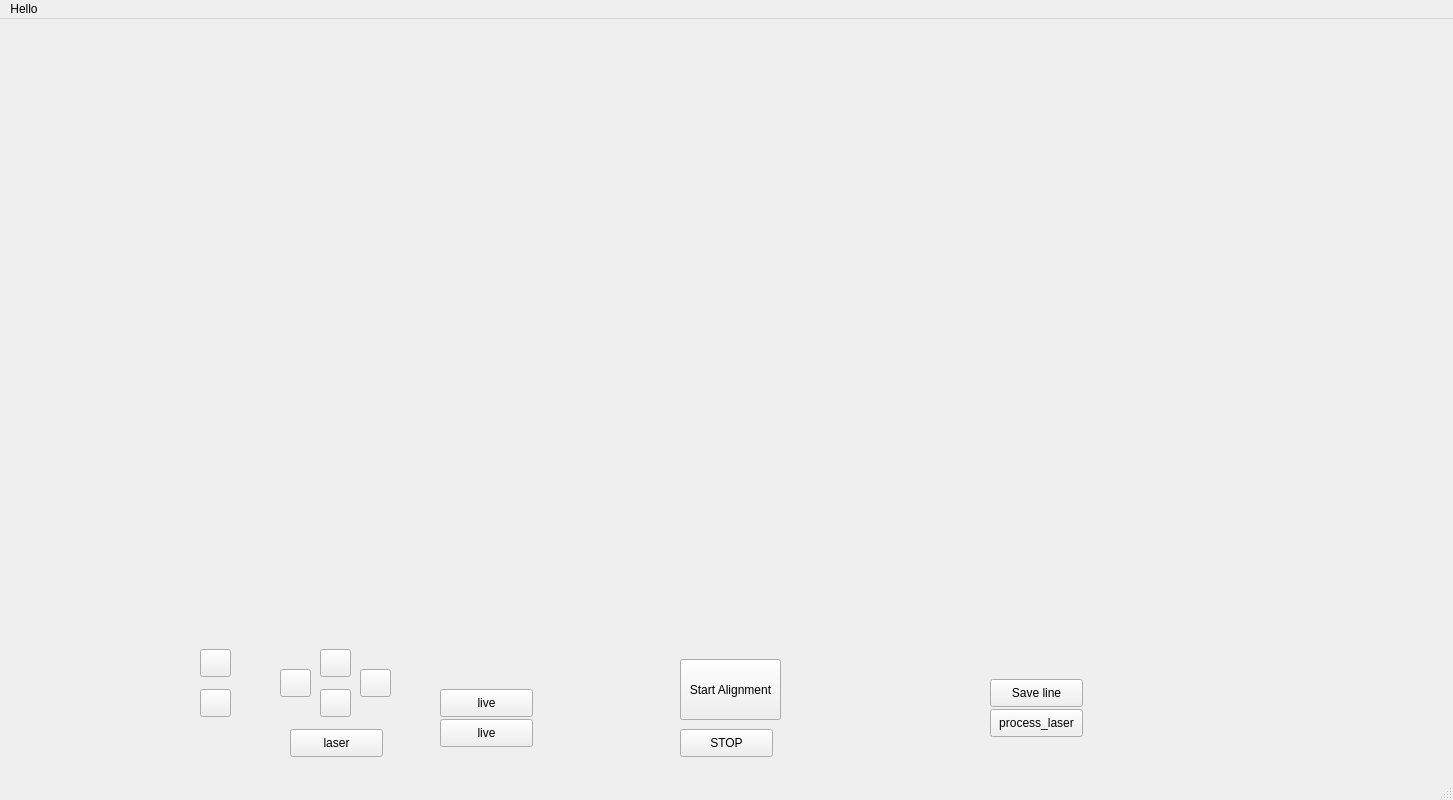
<?xml version="1.0" encoding="UTF-8"?>
<ui version="4.0">
 <class>MainWindow</class>
 <widget class="QMainWindow" name="MainWindow">
  <property name="geometry">
   <rect>
    <x>0</x>
    <y>0</y>
    <width>1453</width>
    <height>800</height>
   </rect>
  </property>
  <property name="windowTitle">
   <string>Basic Camera Feed</string>
  </property>
  <widget class="QWidget" name="centralwidget">
   <property name="layoutDirection">
    <enum>Qt::LeftToRight</enum>
   </property>
   <widget class="QWidget" name="camera_widget" native="true">
    <property name="geometry">
     <rect>
      <x>20</x>
      <y>10</y>
      <width>701</width>
      <height>611</height>
     </rect>
    </property>
    <layout class="QHBoxLayout" name="horizontalLayout"/>
   </widget>
   <widget class="QPushButton" name="start_button">
    <property name="geometry">
     <rect>
      <x>680</x>
      <y>640</y>
      <width>101</width>
      <height>61</height>
     </rect>
    </property>
    <property name="text">
     <string>Start Alignment</string>
    </property>
   </widget>
   <widget class="QWidget" name="processing_widget" native="true">
    <property name="geometry">
     <rect>
      <x>740</x>
      <y>10</y>
      <width>701</width>
      <height>611</height>
     </rect>
    </property>
    <layout class="QHBoxLayout" name="horizontalLayout_2"/>
   </widget>
   <widget class="QPushButton" name="up_button">
    <property name="geometry">
     <rect>
      <x>320</x>
      <y>630</y>
      <width>31</width>
      <height>28</height>
     </rect>
    </property>
    <property name="text">
     <string/>
    </property>
   </widget>
   <widget class="QPushButton" name="down_button">
    <property name="geometry">
     <rect>
      <x>320</x>
      <y>670</y>
      <width>31</width>
      <height>28</height>
     </rect>
    </property>
    <property name="text">
     <string/>
    </property>
   </widget>
   <widget class="QPushButton" name="left_button">
    <property name="geometry">
     <rect>
      <x>280</x>
      <y>650</y>
      <width>31</width>
      <height>28</height>
     </rect>
    </property>
    <property name="text">
     <string/>
    </property>
   </widget>
   <widget class="QPushButton" name="right_button">
    <property name="geometry">
     <rect>
      <x>360</x>
      <y>650</y>
      <width>31</width>
      <height>28</height>
     </rect>
    </property>
    <property name="text">
     <string/>
    </property>
   </widget>
   <widget class="QPushButton" name="live_button">
    <property name="geometry">
     <rect>
      <x>440</x>
      <y>670</y>
      <width>93</width>
      <height>28</height>
     </rect>
    </property>
    <property name="text">
     <string>live</string>
    </property>
   </widget>
   <widget class="QPushButton" name="plus_button">
    <property name="geometry">
     <rect>
      <x>200</x>
      <y>630</y>
      <width>31</width>
      <height>28</height>
     </rect>
    </property>
    <property name="text">
     <string/>
    </property>
   </widget>
   <widget class="QPushButton" name="minus_button">
    <property name="geometry">
     <rect>
      <x>200</x>
      <y>670</y>
      <width>31</width>
      <height>28</height>
     </rect>
    </property>
    <property name="text">
     <string/>
    </property>
   </widget>
   <widget class="QPushButton" name="laser_button">
    <property name="geometry">
     <rect>
      <x>290</x>
      <y>710</y>
      <width>93</width>
      <height>28</height>
     </rect>
    </property>
    <property name="text">
     <string>laser</string>
    </property>
   </widget>
   <widget class="QPushButton" name="laser_process_button">
    <property name="geometry">
     <rect>
      <x>990</x>
      <y>690</y>
      <width>93</width>
      <height>28</height>
     </rect>
    </property>
    <property name="text">
     <string>process_laser</string>
    </property>
   </widget>
   <widget class="QPushButton" name="live_button_2">
    <property name="geometry">
     <rect>
      <x>440</x>
      <y>700</y>
      <width>93</width>
      <height>28</height>
     </rect>
    </property>
    <property name="text">
     <string>live</string>
    </property>
   </widget>
   <widget class="QPushButton" name="stop_button">
    <property name="geometry">
     <rect>
      <x>680</x>
      <y>710</y>
      <width>93</width>
      <height>28</height>
     </rect>
    </property>
    <property name="text">
     <string>STOP</string>
    </property>
   </widget>
   <widget class="QPushButton" name="linesave_button">
    <property name="geometry">
     <rect>
      <x>990</x>
      <y>660</y>
      <width>93</width>
      <height>28</height>
     </rect>
    </property>
    <property name="text">
     <string>Save line</string>
    </property>
   </widget>
  </widget>
  <widget class="QMenuBar" name="menubar">
   <property name="geometry">
    <rect>
     <x>0</x>
     <y>0</y>
     <width>1453</width>
     <height>26</height>
    </rect>
   </property>
   <widget class="QMenu" name="menuHello">
    <property name="title">
     <string>Hello</string>
    </property>
   </widget>
   <addaction name="menuHello"/>
  </widget>
  <widget class="QStatusBar" name="statusbar"/>
 </widget>
 <resources/>
 <connections/>
</ui>
